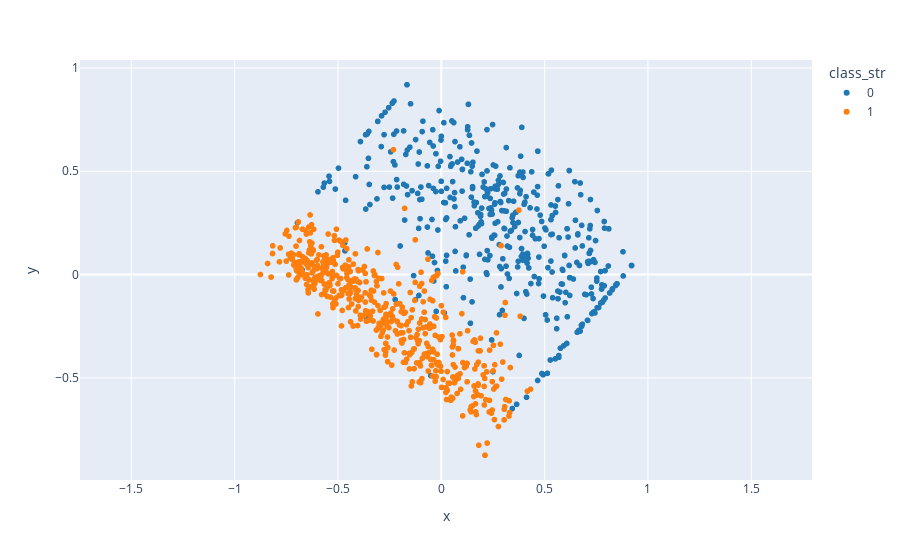

Source (notebook cell):
### Code cell
import numpy as np
import plotly.express as px
import pandas as pd

custom_colors = ['#1f77b4', '#ff7f0e']  # blue and orange

# Example inputs (replace with your actual data)
# z_tsne: Nx2 array
# z_idxs: list of ints (classes)
# z_tokens: list of strings

# Combine into a DataFrame for easy Plotly integration
df = pd.DataFrame({
    'x': y[:, 0],
    'y': y[:, 1],
    'class': z_idxs,
    'token': z_tokens
})

df['hover_text'] = df['token'].str.replace('\n', '<br>')
df['class_str'] = df['class'].astype(str)

# Create interactive scatter plot
fig = px.scatter(
    df,
    x='x',
    y='y',
    color='class_str',
    hover_data=None,
    color_discrete_sequence=custom_colors
    # hover_name='token',  # This will show on hover
    # title='2D Visualization',
)

fig.update_layout(
    xaxis=dict(scaleanchor='y', scaleratio=1),  # Equal aspect ratio
)

fig.update_traces(
    hovertemplate=df['hover_text']
)

# Show the figure in notebook
fig.show()

### Figure 1 — Plotly figure (JSON) as saved in the notebook; plotly's stock layout.template omitted (floating-point values rounded to 4 significant figures; data arrays with more than 128 entries replaced by an {"elided": "..."} marker saying what was removed)
{"data": [{"hovertemplate": {"elided": "1027 str values"}, "legendgroup": "0", "marker": {"color": "#1f77b4", "symbol": "circle"}, "mode": "markers", "name": "0", "showlegend": true, "type": "scattergl", "x": {"elided": "480 float values"}, "xaxis": "x", "y": {"elided": "480 float values"}, "yaxis": "y"}, {"hovertemplate": {"elided": "1027 str values"}, "legendgroup": "1", "marker": {"color": "#ff7f0e", "symbol": "circle"}, "mode": "markers", "name": "1", "showlegend": true, "type": "scattergl", "x": {"elided": "547 float values"}, "xaxis": "x", "y": {"elided": "547 float values"}, "yaxis": "y"}], "layout": {"legend": {"title": {"text": "class_str"}, "tracegroupgap": 0}, "margin": {"t": 60}, "xaxis": {"anchor": "y", "domain": [0, 1], "scaleanchor": "y", "scaleratio": 1, "title": {"text": "x"}}, "yaxis": {"anchor": "x", "domain": [0, 1], "title": {"text": "y"}}}}
